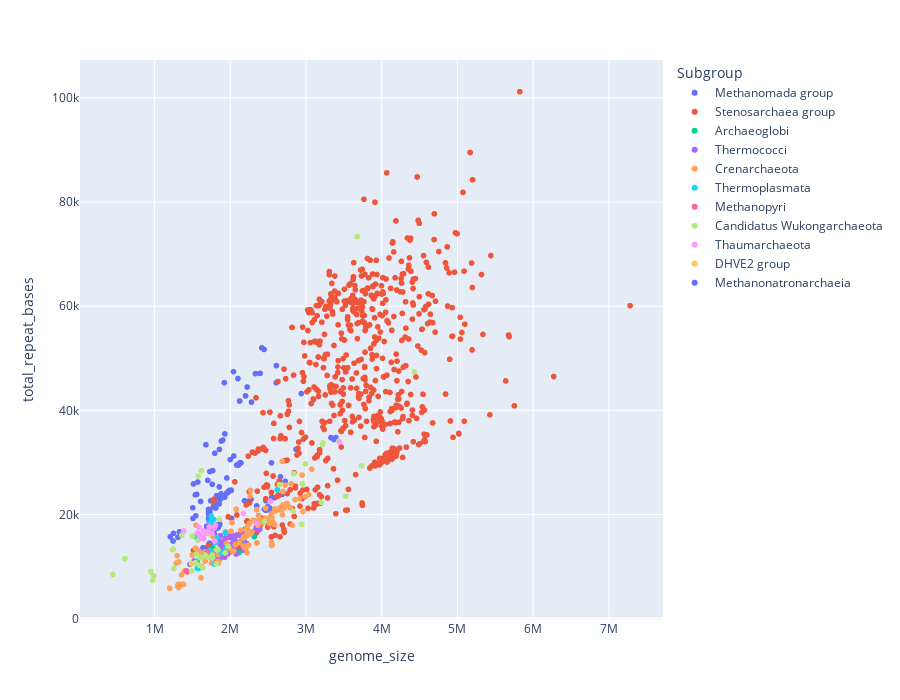
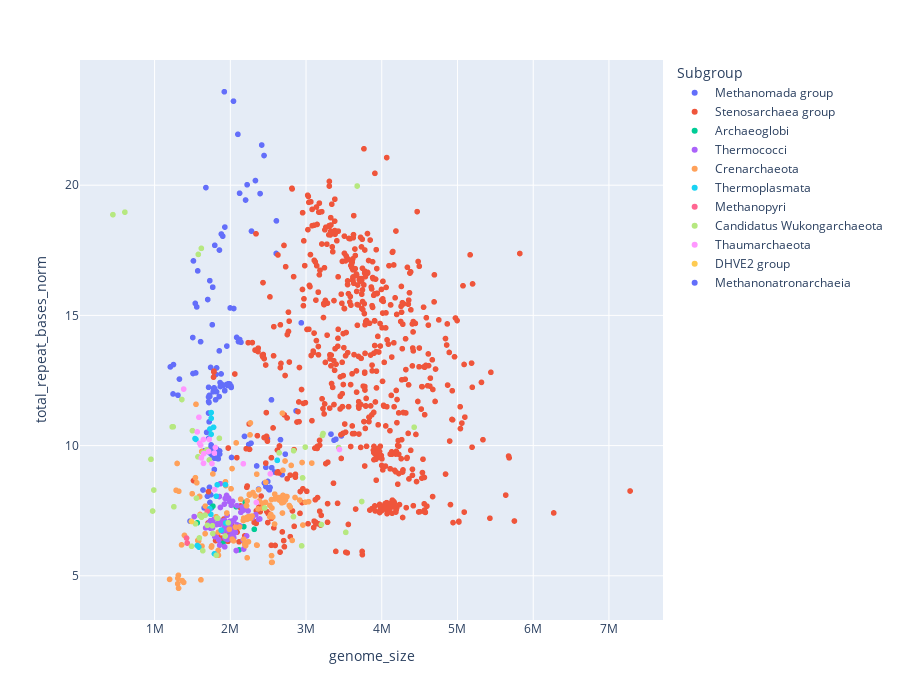

Notebook code cell kept with these figures, in order:
### Code cell
fig2 = px.scatter(df, x="genome_size", y="total_repeat_bases",
                 color="Subgroup",
                 hover_data=['organism_name', 'gc_percent', 'total_repeats_norm'], height = 700)
fig3 = px.scatter(df, x="genome_size", y="total_repeat_bases_norm",
                 color="Subgroup",
                 hover_data=['organism_name', 'gc_percent', 'total_repeats_norm'], height = 700)

fig2.show()
fig3.show()

### Figure 1 — Plotly figure (JSON) as saved in the notebook; plotly's stock layout.template omitted (floating-point values rounded to 4 significant figures; data arrays with more than 128 entries replaced by an {"elided": "..."} marker saying what was removed)
{"data": [{"customdata": {"elided": "140x3 mixed values"}, "hovertemplate": "Subgroup=Methanomada group<br>genome_size=%{x}<br>total_repeat_bases=%{y}<br>organism_name=%{customdata[0]}<br>gc_percent=%{customdata[1]}<br>total_repeats_norm=%{customdata[2]}<extra></extra>", "legendgroup": "Methanomada group", "marker": {"color": "#636efa", "symbol": "circle"}, "mode": "markers", "name": "Methanomada group", "showlegend": true, "type": "scattergl", "x": {"elided": "140 int values"}, "xaxis": "x", "y": {"elided": "140 int values"}, "yaxis": "y"}, {"customdata": {"elided": "705x3 mixed values"}, "hovertemplate": "Subgroup=Stenosarchaea group<br>genome_size=%{x}<br>total_repeat_bases=%{y}<br>organism_name=%{customdata[0]}<br>gc_percent=%{customdata[1]}<br>total_repeats_norm=%{customdata[2]}<extra></extra>", "legendgroup": "Stenosarchaea group", "marker": {"color": "#EF553B", "symbol": "circle"}, "mode": "markers", "name": "Stenosarchaea group", "showlegend": true, "type": "scattergl", "x": {"elided": "705 int values"}, "xaxis": "x", "y": {"elided": "705 int values"}, "yaxis": "y"}, {"customdata": [["Archaeoglobus fulgidus", 48.75, 0.5425], ["Geoglobus ahangari", 53.11, 0.6124], ["Archaeoglobus fulgidus DSM 4304", 48.58, 0.5495], ["Archaeoglobus sulfaticallidus PM70-1", 43.24, 0.61], ["Archaeoglobus profundus DSM 5631", 42, 0.5616], ["Ferroglobus placidus DSM 10642", 44.14, 0.6233], ["Archaeoglobus veneficus SNP6", 47.05, 0.5005], ["Archaeoglobus fulgidus DSM 8774", 48.08, 0.541], ["Archaeoglobus neptunius", 46.05, 0.4783]], "hovertemplate": "Subgroup=Archaeoglobi<br>genome_size=%{x}<br>total_repeat_bases=%{y}<br>organism_name=%{customdata[0]}<br>gc_percent=%{customdata[1]}<br>total_repeats_norm=%{customdata[2]}<extra></extra>", "legendgroup": "Archaeoglobi", "marker": {"color": "#00cc96", "symbol": "circle"}, "mode": "markers", "name": "Archaeoglobi", "showlegend": true, "type": "scattergl", "x": [2036821, 1770093, 2178400, 2076931, 1563423, 2196266, 1901943, 2316287, 2115826], "xaxis": "x", "y": [13846, 13587, 15001, 15897, 10998, 17192, 11876, 15716, 12683], "yaxis": "y"}, {"customdata": {"elided": "74x3 mixed values"}, "hovertemplate": "Subgroup=Thermococci<br>genome_size=%{x}<br>total_repeat_bases=%{y}<br>organism_name=%{customdata[0]}<br>gc_percent=%{customdata[1]}<br>total_repeats_norm=%{customdata[2]}<extra></extra>", "legendgroup": "Thermococci", "marker": {"color": "#ab63fa", "symbol": "circle"}, "mode": "markers", "name": "Thermococci", "showlegend": true, "type": "scattergl", "x": [2168485, 2043143, 2034780, 1896106, 1922421, 1961979, 1969648, 2388527, 2088737, 1738505, 1674122, 1785673, 2029167, 1522818, 1986786, 1950313, 1795455, 1908256, 1889914, 1868990, 1976356, 2337139, 2086428, 1768562, 2052483, 2065932, 2067115, 1861320, 2064237, 2215172, 1847607, 1716818, 1957742, 2206431, 2045438, 1845800, 2176573, 2011320, 1764559, 1736885, 1909827, 1866819, 1859370, 1920914, 2126164, 1819157, 1977126, 1991402, 2374878, 1921837, 2048798, 2008408, 2045593, 1939848, 1812151, 2014437, 2139369, 2002356, 2292008, 2167521, 2277370, 2023001, 1931684, 1982688, 1961221, 1989851, 1928800, 1854909, 2155760, 2022529, 2234010, 2165038, 1926104, 2077832], "xaxis": "x", "y": [13822, 14537, 13850, 12714, 13699, 13202, 13395, 17159, 14530, 12375, 11452, 12809, 15949, 11076, 15607, 15774, 11678, 13461, 13417, 14249, 15792, 17183, 16051, 12381, 13686, 13790, 13769, 12991, 14896, 14465, 11787, 12047, 14340, 16891, 14568, 13171, 13122, 15507, 12070, 11861, 13413, 15934, 11486, 13126, 14705, 12675, 13877, 14117, 17027, 14902, 13994, 14113, 13215, 12459, 11780, 12964, 15910, 13064, 16571, 16284, 16574, 13521, 15393, 13781, 12544, 12786, 12455, 14920, 16459, 14367, 16739, 16504, 11773, 12406], "yaxis": "y"}, {"customdata": {"elided": "183x3 mixed values"}, "hovertemplate": "Subgroup=Crenarchaeota<br>genome_size=%{x}<br>total_repeat_bases=%{y}<br>organism_name=%{customdata[0]}<br>gc_percent=%{customdata[1]}<br>total_repeats_norm=%{customdata[2]}<extra></extra>", "legendgroup": "Crenarchaeota", "marker": {"color": "#FFA15A", "symbol": "circle"}, "mode": "markers", "name": "Crenarchaeota", "showlegend": true, "type": "scattergl", "x": {"elided": "183 int values"}, "xaxis": "x", "y": {"elided": "183 int values"}, "yaxis": "y"}, {"customdata": [["Ferroplasma acidiphilum", 36.49, 0.682], ["Ferroplasma acidiphilum", 36.94, 0.6471], ["Picrophilus torridus DSM 9790", 35.97, 0.817], ["Thermoplasma acidophilum DSM 1728", 45.99, 0.4946], ["Thermoplasma volcanium GSS1", 39.92, 0.4909], ["Acidiplasma cupricumulans", 34.17, 0.8475], ["Ferroplasma acidarmanus fer1", 36.47, 0.68], ["Thermogymnomonas acidicola", 55.86, 0.6056], ["Acidiplasma aeolicum", 34.38, 0.8324], ["Acidiplasma aeolicum", 33.98, 0.8539], ["Methanomassiliicoccus luminyensis", 60.48, 0.7522], ["Picrophilus oshimae DSM 9789", 35.98, 0.8193], ["Methanomassiliicoccus luminyensis B10", 60.48, 0.7522], ["Acidiplasma sp. MBA-1", 34.02, 0.8796], ["Thermogymnomonas acidicola JCM 13583", 56.43, 0.5883], ["Acidiplasma cupricumulans JCM 13668", 33.9, 0.8973], ["Cuniculiplasma divulgatum", 37.3, 0.5617], ["Cuniculiplasma divulgatum", 37.16, 0.5402], ["Thermoplasma sp. Kam2015", 43.96, 0.4704]], "hovertemplate": "Subgroup=Thermoplasmata<br>genome_size=%{x}<br>total_repeat_bases=%{y}<br>organism_name=%{customdata[0]}<br>gc_percent=%{customdata[1]}<br>total_repeats_norm=%{customdata[2]}<extra></extra>", "legendgroup": "Thermoplasmata", "marker": {"color": "#19d3f3", "symbol": "circle"}, "mode": "markers", "name": "Thermoplasmata", "showlegend": true, "type": "scattergl", "x": [1826943, 1814146, 1545895, 1564906, 1584804, 1731076, 1935211, 1727356, 1746790, 1778901, 2620233, 1534155, 2620233, 1747364, 1742379, 1747526, 1938699, 1878916, 1790060], "xaxis": "x", "y": [15516, 14616, 15827, 9646, 9672, 18415, 16450, 13085, 18230, 19040, 24724, 15755, 24724, 19303, 12829, 19691, 13625, 12679, 10463], "yaxis": "y"}, {"customdata": [["Methanopyrus kandleri AV19", 61.16, 0.5971], ["Methanopyrus sp. KOL6", 57.67, 0.5013], ["Methanopyrus sp. SNP6", 57.99, 0.5177]], "hovertemplate": "Subgroup=Methanopyri<br>genome_size=%{x}<br>total_repeat_bases=%{y}<br>organism_name=%{customdata[0]}<br>gc_percent=%{customdata[1]}<br>total_repeats_norm=%{customdata[2]}<extra></extra>", "legendgroup": "Methanopyri", "marker": {"color": "#FF6692", "symbol": "circle"}, "mode": "markers", "name": "Methanopyri", "showlegend": true, "type": "scattergl", "x": [1694969, 1430309, 1421621], "xaxis": "x", "y": [12681, 8951, 9167], "yaxis": "y"}, {"customdata": {"elided": "51x3 mixed values"}, "hovertemplate": "Subgroup=Candidatus Wukongarchaeota<br>genome_size=%{x}<br>total_repeat_bases=%{y}<br>organism_name=%{customdata[0]}<br>gc_percent=%{customdata[1]}<br>total_repeats_norm=%{customdata[2]}<extra></extra>", "legendgroup": "Candidatus Wukongarchaeota", "marker": {"color": "#B6E880", "symbol": "circle"}, "mode": "markers", "name": "Candidatus Wukongarchaeota", "showlegend": true, "type": "scattergl", "x": [1590757, 1769550, 1855559, 1572957, 2454023, 1639964, 1690905, 1666795, 2833868, 1666767, 1666795, 449376, 1931651, 3675087, 1762971, 3430706, 3203386, 3524740, 1931651, 1636125, 1814860, 1232128, 1245544, 2954373, 1598048, 1488669, 1620156, 1723106, 2836447, 2989777, 1697207, 1360076, 1972585, 1553159, 952257, 3735583, 2644860, 1617394, 1577284, 1834835, 989838, 1540195, 1824543, 2942065, 1499620, 3224501, 3216693, 973463, 4427796, 1254503, 607503], "xaxis": "x", "y": [10266, 11716, 19072, 15052, 18663, 15944, 16636, 12215, 20604, 12215, 12215, 8479, 12612, 73386, 12208, 34051, 22322, 23505, 12612, 9757, 10506, 13207, 13355, 25888, 11685, 9134, 11749, 16283, 27806, 29728, 11775, 16007, 13882, 12396, 9022, 29338, 25711, 28426, 27354, 13227, 8210, 10775, 13159, 18097, 15856, 33739, 33421, 7289, 47406, 9600, 11521], "yaxis": "y"}, {"customdata": [["Nitrosopumilus maritimus SCM1", 34.17, 0.8108], ["Nitrosopumilus zosterae", 33.84, 0.7407], ["Nitrososphaera viennensis EN76", 52.72, 0.7085], ["Nitrosarchaeum koreense MY1", 32.67, 0.7955], ["Nitrosopumilus sp. AR", 33.73, 0.781], ["Nitrosopumilus sp. SJ", 34.2, 0.7663], ["Nitrosopumilus cobalaminigenes", 33.01, 0.8322], ["Nitrosopumilus ureiphilus", 33.45, 0.741], ["Nitrosopumilus adriaticus", 33.41, 0.7881], ["Nitrosopumilus piranensis", 33.82, 0.7746], ["Nitrosopumilus sp. Nsub", 31.4, 0.9547], ["Conexivisphaera calida", 62.07, 0.8018], ["Nitrosopumilus oxyclinae", 33.05, 0.8782], ["Nitrosopumilus sp. b1", 35.76, 0.6587], ["Nitrosopumilus sp. b2", 33.79, 0.7555], ["Nitrosopumilus sp. b3", 33.35, 0.7663], ["Nitrosarchaeum sp. AC2", 32.81, 0.8136], ["Nitrososphaera sp. AFS", 38.9, 0.6032], ["Nitrosopumilus sp. K4", 34.86, 0.7382]], "hovertemplate": "Subgroup=Thaumarchaeota<br>genome_size=%{x}<br>total_repeat_bases=%{y}<br>organism_name=%{customdata[0]}<br>gc_percent=%{customdata[1]}<br>total_repeats_norm=%{customdata[2]}<extra></extra>", "legendgroup": "Thaumarchaeota", "marker": {"color": "#FF97FF", "symbol": "circle"}, "mode": "markers", "name": "Thaumarchaeota", "showlegend": true, "type": "scattergl", "x": [1645259, 1757809, 2527938, 1607695, 3441569, 1650825, 1563356, 2171418, 1803090, 1713078, 1383621, 1593902, 1585110, 1792966, 1617564, 1789073, 1720730, 2344257, 1645909], "xaxis": "x", "y": [16838, 16365, 22535, 16100, 33905, 15998, 16457, 20202, 17899, 16742, 16839, 16085, 17575, 14900, 15413, 17377, 17615, 18323, 15337], "yaxis": "y"}, {"customdata": [["Aciduliprofundum boonei T469", 39.16, 0.5677]], "hovertemplate": "Subgroup=DHVE2 group<br>genome_size=%{x}<br>total_repeat_bases=%{y}<br>organism_name=%{customdata[0]}<br>gc_percent=%{customdata[1]}<br>total_repeats_norm=%{customdata[2]}<extra></extra>", "legendgroup": "DHVE2 group", "marker": {"color": "#FECB52", "symbol": "circle"}, "mode": "markers", "name": "DHVE2 group", "showlegend": true, "type": "scattergl", "x": [1486778], "xaxis": "x", "y": [10537], "yaxis": "y"}, {"customdata": [["Methanonatronarchaeum thermophilum", 37.9, 1.278]], "hovertemplate": "Subgroup=Methanonatronarchaeia<br>genome_size=%{x}<br>total_repeat_bases=%{y}<br>organism_name=%{customdata[0]}<br>gc_percent=%{customdata[1]}<br>total_repeats_norm=%{customdata[2]}<extra></extra>", "legendgroup": "Methanonatronarchaeia", "marker": {"color": "#636efa", "symbol": "circle"}, "mode": "markers", "name": "Methanonatronarchaeia", "showlegend": true, "type": "scattergl", "x": [1513137], "xaxis": "x", "y": [25863], "yaxis": "y"}], "layout": {"height": 700, "legend": {"title": {"text": "Subgroup"}, "tracegroupgap": 0}, "margin": {"t": 60}, "xaxis": {"anchor": "y", "domain": [0, 1], "title": {"text": "genome_size"}}, "yaxis": {"anchor": "x", "domain": [0, 1], "title": {"text": "total_repeat_bases"}}}}

### Figure 2 — Plotly figure (JSON) as saved in the notebook; plotly's stock layout.template omitted (floating-point values rounded to 4 significant figures; data arrays with more than 128 entries replaced by an {"elided": "..."} marker saying what was removed)
{"data": [{"customdata": {"elided": "140x3 mixed values"}, "hovertemplate": "Subgroup=Methanomada group<br>genome_size=%{x}<br>total_repeat_bases_norm=%{y}<br>organism_name=%{customdata[0]}<br>gc_percent=%{customdata[1]}<br>total_repeats_norm=%{customdata[2]}<extra></extra>", "legendgroup": "Methanomada group", "marker": {"color": "#636efa", "symbol": "circle"}, "mode": "markers", "name": "Methanomada group", "showlegend": true, "type": "scattergl", "x": {"elided": "140 int values"}, "xaxis": "x", "y": {"elided": "140 float values"}, "yaxis": "y"}, {"customdata": {"elided": "705x3 mixed values"}, "hovertemplate": "Subgroup=Stenosarchaea group<br>genome_size=%{x}<br>total_repeat_bases_norm=%{y}<br>organism_name=%{customdata[0]}<br>gc_percent=%{customdata[1]}<br>total_repeats_norm=%{customdata[2]}<extra></extra>", "legendgroup": "Stenosarchaea group", "marker": {"color": "#EF553B", "symbol": "circle"}, "mode": "markers", "name": "Stenosarchaea group", "showlegend": true, "type": "scattergl", "x": {"elided": "705 int values"}, "xaxis": "x", "y": {"elided": "705 float values"}, "yaxis": "y"}, {"customdata": [["Archaeoglobus fulgidus", 48.75, 0.5425], ["Geoglobus ahangari", 53.11, 0.6124], ["Archaeoglobus fulgidus DSM 4304", 48.58, 0.5495], ["Archaeoglobus sulfaticallidus PM70-1", 43.24, 0.61], ["Archaeoglobus profundus DSM 5631", 42, 0.5616], ["Ferroglobus placidus DSM 10642", 44.14, 0.6233], ["Archaeoglobus veneficus SNP6", 47.05, 0.5005], ["Archaeoglobus fulgidus DSM 8774", 48.08, 0.541], ["Archaeoglobus neptunius", 46.05, 0.4783]], "hovertemplate": "Subgroup=Archaeoglobi<br>genome_size=%{x}<br>total_repeat_bases_norm=%{y}<br>organism_name=%{customdata[0]}<br>gc_percent=%{customdata[1]}<br>total_repeats_norm=%{customdata[2]}<extra></extra>", "legendgroup": "Archaeoglobi", "marker": {"color": "#00cc96", "symbol": "circle"}, "mode": "markers", "name": "Archaeoglobi", "showlegend": true, "type": "scattergl", "x": [2036821, 1770093, 2178400, 2076931, 1563423, 2196266, 1901943, 2316287, 2115826], "xaxis": "x", "y": [6.798, 7.676, 6.886, 7.654, 7.035, 7.828, 6.244, 6.785, 5.994], "yaxis": "y"}, {"customdata": {"elided": "74x3 mixed values"}, "hovertemplate": "Subgroup=Thermococci<br>genome_size=%{x}<br>total_repeat_bases_norm=%{y}<br>organism_name=%{customdata[0]}<br>gc_percent=%{customdata[1]}<br>total_repeats_norm=%{customdata[2]}<extra></extra>", "legendgroup": "Thermococci", "marker": {"color": "#ab63fa", "symbol": "circle"}, "mode": "markers", "name": "Thermococci", "showlegend": true, "type": "scattergl", "x": [2168485, 2043143, 2034780, 1896106, 1922421, 1961979, 1969648, 2388527, 2088737, 1738505, 1674122, 1785673, 2029167, 1522818, 1986786, 1950313, 1795455, 1908256, 1889914, 1868990, 1976356, 2337139, 2086428, 1768562, 2052483, 2065932, 2067115, 1861320, 2064237, 2215172, 1847607, 1716818, 1957742, 2206431, 2045438, 1845800, 2176573, 2011320, 1764559, 1736885, 1909827, 1866819, 1859370, 1920914, 2126164, 1819157, 1977126, 1991402, 2374878, 1921837, 2048798, 2008408, 2045593, 1939848, 1812151, 2014437, 2139369, 2002356, 2292008, 2167521, 2277370, 2023001, 1931684, 1982688, 1961221, 1989851, 1928800, 1854909, 2155760, 2022529, 2234010, 2165038, 1926104, 2077832], "xaxis": "x", "y": [6.374, 7.115, 6.807, 6.705, 7.126, 6.729, 6.801, 7.184, 6.956, 7.118, 6.841, 7.173, 7.86, 7.273, 7.855, 8.088, 6.504, 7.054, 7.099, 7.624, 7.99, 7.352, 7.693, 7.001, 6.668, 6.675, 6.661, 6.979, 7.216, 6.53, 6.38, 7.017, 7.325, 7.655, 7.122, 7.136, 6.029, 7.71, 6.84, 6.829, 7.023, 8.535, 6.177, 6.833, 6.916, 6.968, 7.019, 7.089, 7.17, 7.754, 6.83, 7.027, 6.46, 6.423, 6.501, 6.436, 7.437, 6.524, 7.23, 7.513, 7.278, 6.684, 7.969, 6.951, 6.396, 6.426, 6.457, 8.044, 7.635, 7.103, 7.493, 7.623, 6.112, 5.971], "yaxis": "y"}, {"customdata": {"elided": "183x3 mixed values"}, "hovertemplate": "Subgroup=Crenarchaeota<br>genome_size=%{x}<br>total_repeat_bases_norm=%{y}<br>organism_name=%{customdata[0]}<br>gc_percent=%{customdata[1]}<br>total_repeats_norm=%{customdata[2]}<extra></extra>", "legendgroup": "Crenarchaeota", "marker": {"color": "#FFA15A", "symbol": "circle"}, "mode": "markers", "name": "Crenarchaeota", "showlegend": true, "type": "scattergl", "x": {"elided": "183 int values"}, "xaxis": "x", "y": {"elided": "183 float values"}, "yaxis": "y"}, {"customdata": [["Ferroplasma acidiphilum", 36.49, 0.682], ["Ferroplasma acidiphilum", 36.94, 0.6471], ["Picrophilus torridus DSM 9790", 35.97, 0.817], ["Thermoplasma acidophilum DSM 1728", 45.99, 0.4946], ["Thermoplasma volcanium GSS1", 39.92, 0.4909], ["Acidiplasma cupricumulans", 34.17, 0.8475], ["Ferroplasma acidarmanus fer1", 36.47, 0.68], ["Thermogymnomonas acidicola", 55.86, 0.6056], ["Acidiplasma aeolicum", 34.38, 0.8324], ["Acidiplasma aeolicum", 33.98, 0.8539], ["Methanomassiliicoccus luminyensis", 60.48, 0.7522], ["Picrophilus oshimae DSM 9789", 35.98, 0.8193], ["Methanomassiliicoccus luminyensis B10", 60.48, 0.7522], ["Acidiplasma sp. MBA-1", 34.02, 0.8796], ["Thermogymnomonas acidicola JCM 13583", 56.43, 0.5883], ["Acidiplasma cupricumulans JCM 13668", 33.9, 0.8973], ["Cuniculiplasma divulgatum", 37.3, 0.5617], ["Cuniculiplasma divulgatum", 37.16, 0.5402], ["Thermoplasma sp. Kam2015", 43.96, 0.4704]], "hovertemplate": "Subgroup=Thermoplasmata<br>genome_size=%{x}<br>total_repeat_bases_norm=%{y}<br>organism_name=%{customdata[0]}<br>gc_percent=%{customdata[1]}<br>total_repeats_norm=%{customdata[2]}<extra></extra>", "legendgroup": "Thermoplasmata", "marker": {"color": "#19d3f3", "symbol": "circle"}, "mode": "markers", "name": "Thermoplasmata", "showlegend": true, "type": "scattergl", "x": [1826943, 1814146, 1545895, 1564906, 1584804, 1731076, 1935211, 1727356, 1746790, 1778901, 2620233, 1534155, 2620233, 1747364, 1742379, 1747526, 1938699, 1878916, 1790060], "xaxis": "x", "y": [8.493, 8.057, 10.24, 6.164, 6.103, 10.64, 8.5, 7.575, 10.44, 10.7, 9.436, 10.27, 9.436, 11.05, 7.363, 11.27, 7.028, 6.748, 5.845], "yaxis": "y"}, {"customdata": [["Methanopyrus kandleri AV19", 61.16, 0.5971], ["Methanopyrus sp. KOL6", 57.67, 0.5013], ["Methanopyrus sp. SNP6", 57.99, 0.5177]], "hovertemplate": "Subgroup=Methanopyri<br>genome_size=%{x}<br>total_repeat_bases_norm=%{y}<br>organism_name=%{customdata[0]}<br>gc_percent=%{customdata[1]}<br>total_repeats_norm=%{customdata[2]}<extra></extra>", "legendgroup": "Methanopyri", "marker": {"color": "#FF6692", "symbol": "circle"}, "mode": "markers", "name": "Methanopyri", "showlegend": true, "type": "scattergl", "x": [1694969, 1430309, 1421621], "xaxis": "x", "y": [7.482, 6.258, 6.448], "yaxis": "y"}, {"customdata": {"elided": "51x3 mixed values"}, "hovertemplate": "Subgroup=Candidatus Wukongarchaeota<br>genome_size=%{x}<br>total_repeat_bases_norm=%{y}<br>organism_name=%{customdata[0]}<br>gc_percent=%{customdata[1]}<br>total_repeats_norm=%{customdata[2]}<extra></extra>", "legendgroup": "Candidatus Wukongarchaeota", "marker": {"color": "#B6E880", "symbol": "circle"}, "mode": "markers", "name": "Candidatus Wukongarchaeota", "showlegend": true, "type": "scattergl", "x": [1590757, 1769550, 1855559, 1572957, 2454023, 1639964, 1690905, 1666795, 2833868, 1666767, 1666795, 449376, 1931651, 3675087, 1762971, 3430706, 3203386, 3524740, 1931651, 1636125, 1814860, 1232128, 1245544, 2954373, 1598048, 1488669, 1620156, 1723106, 2836447, 2989777, 1697207, 1360076, 1972585, 1553159, 952257, 3735583, 2644860, 1617394, 1577284, 1834835, 989838, 1540195, 1824543, 2942065, 1499620, 3224501, 3216693, 973463, 4427796, 1254503, 607503], "xaxis": "x", "y": [6.454, 6.621, 10.28, 9.569, 7.605, 9.722, 9.839, 7.328, 7.271, 7.329, 7.328, 18.87, 6.529, 19.97, 6.925, 9.925, 6.968, 6.669, 6.529, 5.963, 5.789, 10.72, 10.72, 8.763, 7.312, 6.136, 7.252, 9.45, 9.803, 9.943, 6.938, 11.77, 7.037, 7.981, 9.474, 7.854, 9.721, 17.58, 17.34, 7.209, 8.294, 6.996, 7.212, 6.151, 10.57, 10.46, 10.39, 7.488, 10.71, 7.652, 18.96], "yaxis": "y"}, {"customdata": [["Nitrosopumilus maritimus SCM1", 34.17, 0.8108], ["Nitrosopumilus zosterae", 33.84, 0.7407], ["Nitrososphaera viennensis EN76", 52.72, 0.7085], ["Nitrosarchaeum koreense MY1", 32.67, 0.7955], ["Nitrosopumilus sp. AR", 33.73, 0.781], ["Nitrosopumilus sp. SJ", 34.2, 0.7663], ["Nitrosopumilus cobalaminigenes", 33.01, 0.8322], ["Nitrosopumilus ureiphilus", 33.45, 0.741], ["Nitrosopumilus adriaticus", 33.41, 0.7881], ["Nitrosopumilus piranensis", 33.82, 0.7746], ["Nitrosopumilus sp. Nsub", 31.4, 0.9547], ["Conexivisphaera calida", 62.07, 0.8018], ["Nitrosopumilus oxyclinae", 33.05, 0.8782], ["Nitrosopumilus sp. b1", 35.76, 0.6587], ["Nitrosopumilus sp. b2", 33.79, 0.7555], ["Nitrosopumilus sp. b3", 33.35, 0.7663], ["Nitrosarchaeum sp. AC2", 32.81, 0.8136], ["Nitrososphaera sp. AFS", 38.9, 0.6032], ["Nitrosopumilus sp. K4", 34.86, 0.7382]], "hovertemplate": "Subgroup=Thaumarchaeota<br>genome_size=%{x}<br>total_repeat_bases_norm=%{y}<br>organism_name=%{customdata[0]}<br>gc_percent=%{customdata[1]}<br>total_repeats_norm=%{customdata[2]}<extra></extra>", "legendgroup": "Thaumarchaeota", "marker": {"color": "#FF97FF", "symbol": "circle"}, "mode": "markers", "name": "Thaumarchaeota", "showlegend": true, "type": "scattergl", "x": [1645259, 1757809, 2527938, 1607695, 3441569, 1650825, 1563356, 2171418, 1803090, 1713078, 1383621, 1593902, 1585110, 1792966, 1617564, 1789073, 1720730, 2344257, 1645909], "xaxis": "x", "y": [10.23, 9.31, 8.914, 10.01, 9.852, 9.691, 10.53, 9.304, 9.927, 9.773, 12.17, 10.09, 11.09, 8.31, 9.529, 9.713, 10.24, 7.816, 9.318], "yaxis": "y"}, {"customdata": [["Aciduliprofundum boonei T469", 39.16, 0.5677]], "hovertemplate": "Subgroup=DHVE2 group<br>genome_size=%{x}<br>total_repeat_bases_norm=%{y}<br>organism_name=%{customdata[0]}<br>gc_percent=%{customdata[1]}<br>total_repeats_norm=%{customdata[2]}<extra></extra>", "legendgroup": "DHVE2 group", "marker": {"color": "#FECB52", "symbol": "circle"}, "mode": "markers", "name": "DHVE2 group", "showlegend": true, "type": "scattergl", "x": [1486778], "xaxis": "x", "y": [7.087], "yaxis": "y"}, {"customdata": [["Methanonatronarchaeum thermophilum", 37.9, 1.278]], "hovertemplate": "Subgroup=Methanonatronarchaeia<br>genome_size=%{x}<br>total_repeat_bases_norm=%{y}<br>organism_name=%{customdata[0]}<br>gc_percent=%{customdata[1]}<br>total_repeats_norm=%{customdata[2]}<extra></extra>", "legendgroup": "Methanonatronarchaeia", "marker": {"color": "#636efa", "symbol": "circle"}, "mode": "markers", "name": "Methanonatronarchaeia", "showlegend": true, "type": "scattergl", "x": [1513137], "xaxis": "x", "y": [17.09], "yaxis": "y"}], "layout": {"height": 700, "legend": {"title": {"text": "Subgroup"}, "tracegroupgap": 0}, "margin": {"t": 60}, "xaxis": {"anchor": "y", "domain": [0, 1], "title": {"text": "genome_size"}}, "yaxis": {"anchor": "x", "domain": [0, 1], "title": {"text": "total_repeat_bases_norm"}}}}
